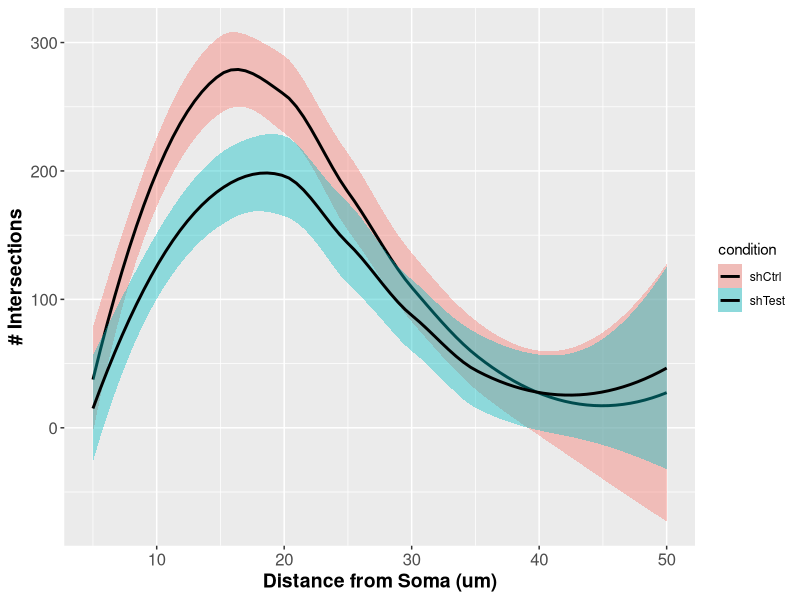
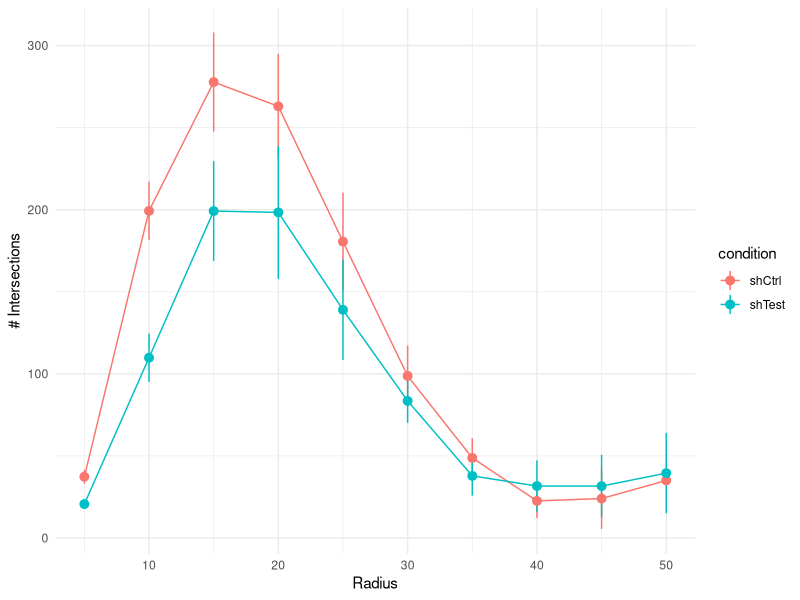

The R script that drew these images, in order:
library(ggplot2)
library(car)
library(nlme)
require(multcomp)

#Read in data
d <- read.csv('sholl_InputData.csv') #enter path of file

#loess smoothening
ggplot(d, aes(x=Radius, y=Intersections, group=condition, fill=condition)) + 
  stat_smooth(col='black', method='loess') + ylab('# Intersections') + 
  xlab ('Distance from Soma (um)') + theme(axis.text=element_text(size=12), axis.title=element_text(size=14,face="bold"))

#error bars mean +/- SEM
ggplot(d, aes(x=Radius, y=Intersections, color=condition, group=condition)) + 
  stat_summary(geom='line', fun=mean) +
  stat_summary(fun.data=mean_se, geom='pointrange') + ylab('# Intersections') + theme_minimal()


#####################################################################
############               STATISTICS                     ###########
#####################################################################

d$condition <- as.factor(d$condition)

cond_test_corAR <- nlme::lme(
  Intersections ~  1 + condition,
  data = d,
  random = ~ 1 | Image.Name / Radius ,
  correlation = corAR1()
)


summary(cond_test_corAR)
AOV <- anova(cond_test_corAR)
AOV

tukeys <- summary(glht(cond_test_corAR, linfct=mcp(condition="Tukey")))
tukeysPH <- data.frame(as.character(row.names(tukeys$linfct)), tukeys$test$pvalues)

write.csv(tukeysPH, 'tukeysPostHoc_pvalues.csv', quote=F, row.names=F)
write.csv(AOV, 'ANOVA_output.csv', quote=F)


#determine N
for (i in unique(d$condition)){
  print(paste(i, nrow(d[d$condition == i & d$Radius == 5, ]), sep='='))
}
